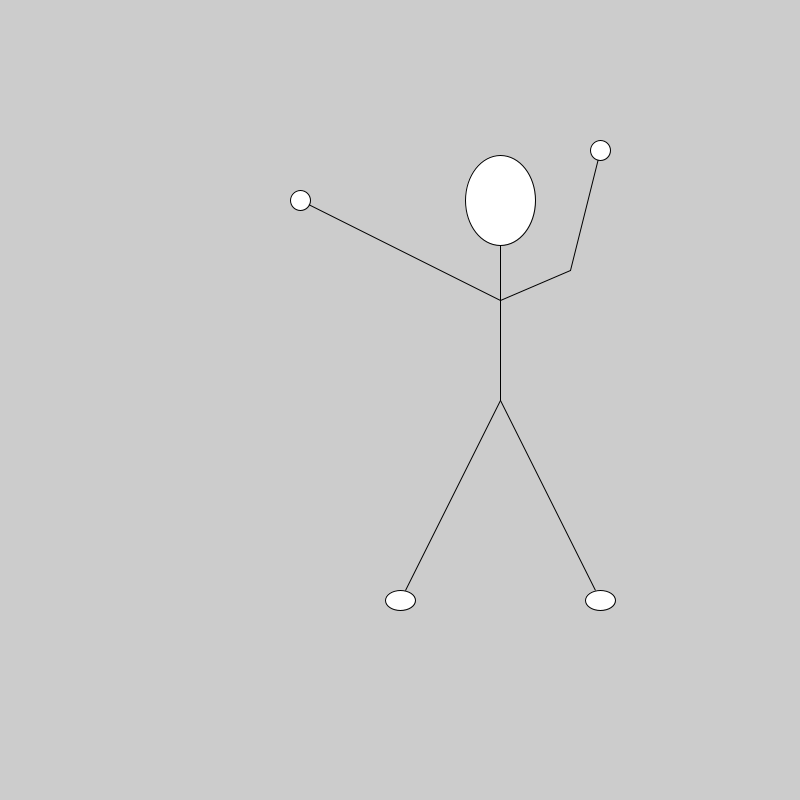
Frame 1 (no input)
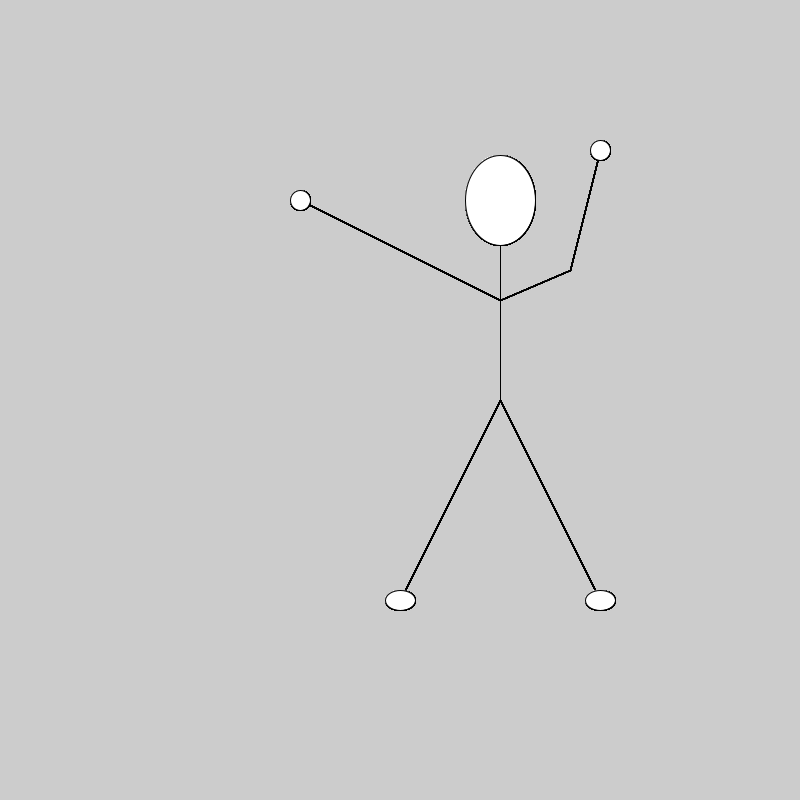
Frame 60 (the mouse pressed at the canvas centre just before this capture)
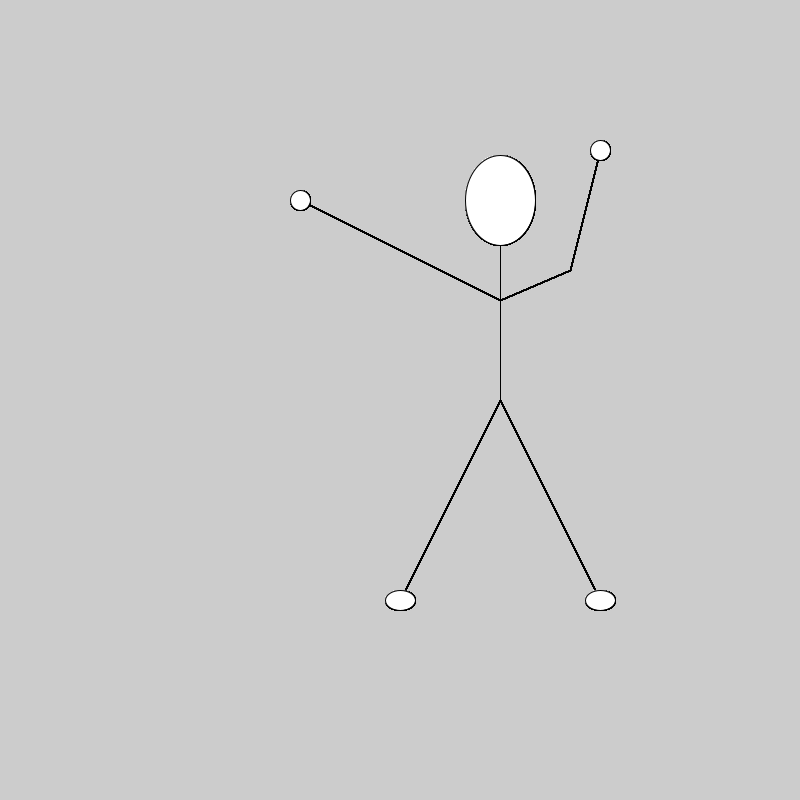
Frame 120 (the mouse held since frame 60 and released just before this capture)

The Processing sketch that drew these frames (run headless with seeded random() and noise(); from frame 60 on, the mouse is pressed at the canvas centre):

// Processing sketch: processing_160722
// ── processing_160722.pde

void setup(){
  size(800,800);
}

void draw(){
  drawstickFigure(width/2,height/2);
}

void drawstickFigure(int x, int y){
line(500,400,500,200);
ellipseMode(CENTER);
ellipse(500,200,70,90);
line(500,300,300,200);
ellipseMode(CENTER);
ellipse(300,200,20,20);
line(500,300,570,270);
line(570,270,600,150);
ellipseMode(CENTER);
ellipse(600,150,20,20);
line(500,400,400,600);
line(500,400,600,600);
ellipseMode(CENTER);
ellipse(400,600,30,20);
ellipseMode(CENTER);
ellipse(600,600,30,20);
}
